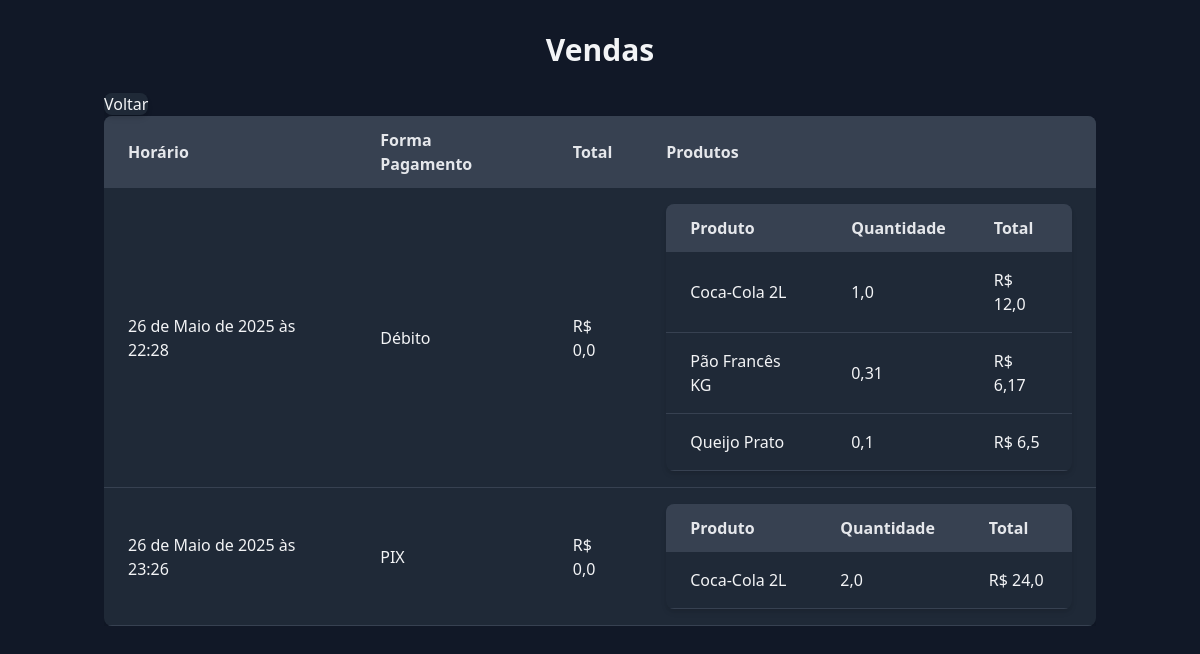
Page /vendas/ on the earlier database version.
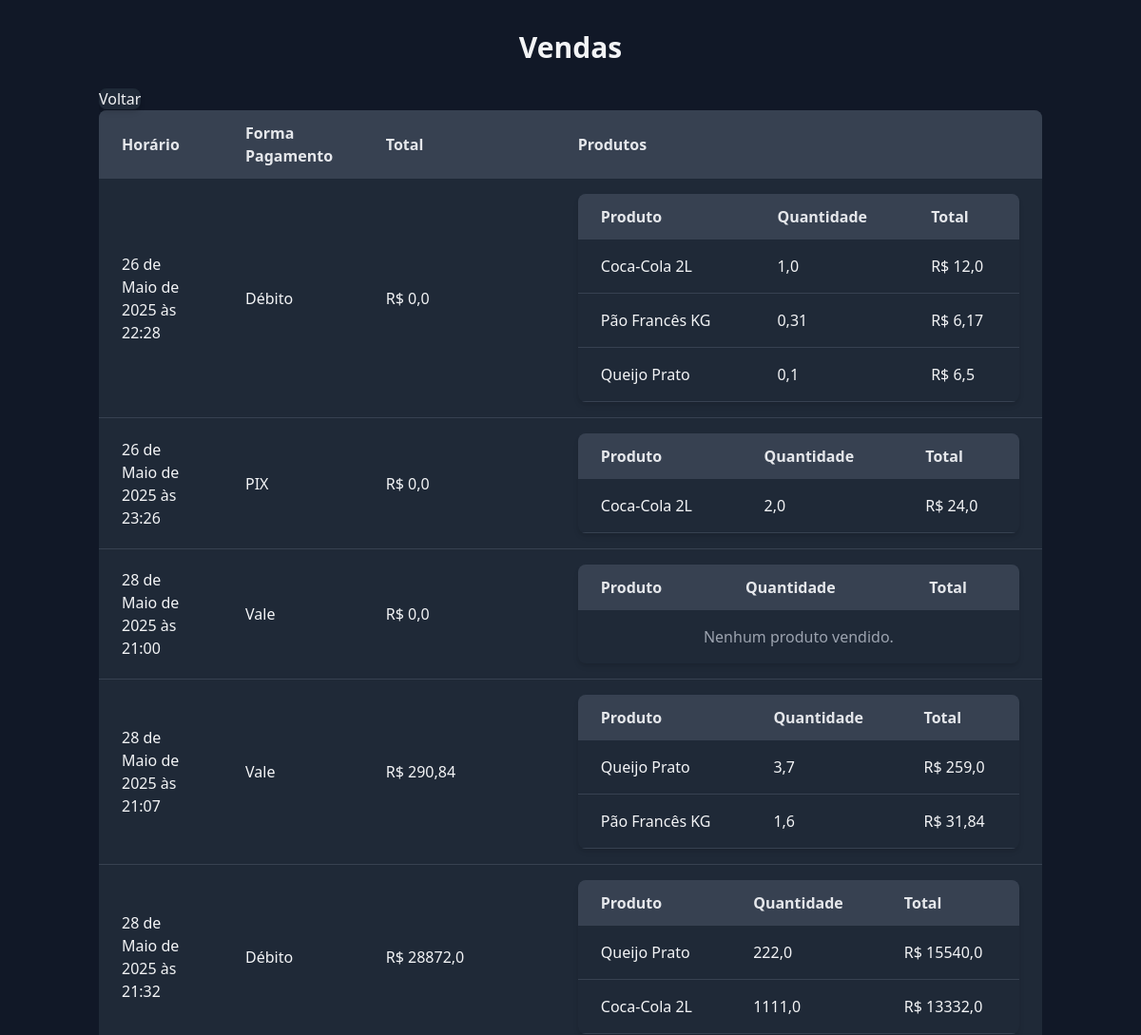
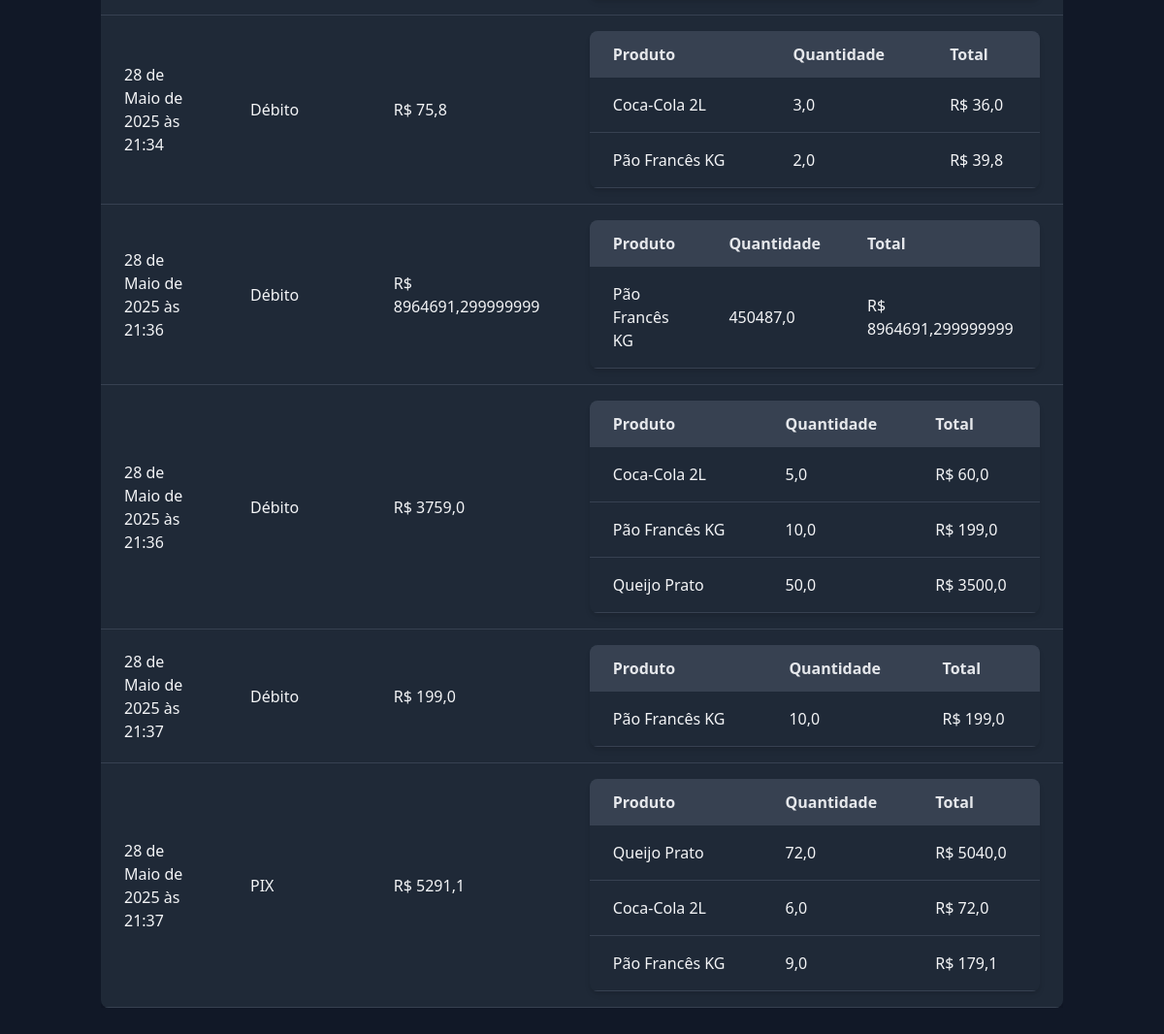
Same page on the later database version (2 pictures, top to bottom).
### app/models.py (models this page shows, shortened)
class Venda(models.Model):
    total = models.FloatField()
    formaDePagamento = models.ForeignKey(FormaDePagamento, on_delete=models.CASCADE)
    horario = models.DateTimeField(auto_created=True, auto_now=True)

class FormaDePagamento(models.Model):
    nome = models.CharField(max_length=30)
    taxa = models.FloatField()
    def __str__(self):
        return self.nome

class ProdutoVendido(models.Model):
    produto = models.ForeignKey(Produto, on_delete=models.CASCADE)
    quantidade = models.FloatField()
    total = models.FloatField()
    venda = models.ForeignKey(Venda, related_name="produtos_vendidos", on_delete=models.CASCADE)

class Produto(models.Model):
    descricao = models.CharField(max_length=100)
    valor = models.FloatField()
    custo = models.FloatField()
    categoria = models.ForeignKey(Categoria, on_delete=models.CASCADE)

### app/views.py (the view)
# urls.py: path('vendas/', vendas_view),
def vendas_view(request):
    vendas = Venda.objects.prefetch_related('produtos_vendidos__produto')
    return render(request, 'vendas.html', {'vendas': vendas})

### app/templates/vendas.html (shortened to what this page needs)
{% extends "base.html" %}
{% block header %}
Vendas
{% endblock %}
{% block conteudo %}
<table class="min-w-full bg-gray-800 shadow-md rounded-lg overflow-hidden">
    <thead class="bg-gray-700 text-gray-200 text-left">
        <tr>
            <th class="py-3 px-6">Horário</th>
            <th class="py-3 px-6">Forma Pagamento</th>
            <th class="py-3 px-6">Total</th>
            <th class="py-3 px-6">Produtos</th>
        </tr>
    </thead>
    <tbody>
        {% for venda in vendas %}
        <tr class="border-b border-gray-700 hover:bg-gray-700">
            <td class="py-4 px-6">{{ venda.horario }}</td>
            <td class="py-4 px-6">{{ venda.formaDePagamento }}</td>
            <td class="py-4 px-6">R$ {{ venda.total }}</td>
            <td class="py-4 px-6">
                <table class="min-w-full bg-gray-800 shadow-md rounded-lg overflow-hidden">
                    <thead class="bg-gray-700 text-gray-200 text-left">
                        <tr>
                            <th class="py-3 px-6">Produto</th>
                            <th class="py-3 px-6">Quantidade</th>
                            <th class="py-3 px-6">Total</th>
                        </tr>
                    </thead>
                    <tbody>
                        {% for pv in venda.produtos_vendidos.all %}
                        <tr class="border-b border-gray-700 hover:bg-gray-700">
                            <td class="py-4 px-6">{{ pv.produto.descricao }}</td>
                            <td class="py-4 px-6">{{ pv.quantidade }}</td>
                            <td class="py-4 px-6">R$ {{ pv.total }}</td>
                        </tr>
                        {% empty %}
                        <tr>
                            <td colspan="4" class="py-4 px-6 text-center text-gray-400">Nenhum produto vendido.</td>
                        </tr>
                        {% endfor %}
                    </tbody>
                </table>
            </td>
        </tr>
        {% empty %}
        <tr>
            <td colspan="4" class="py-4 px-6 text-center text-gray-400">Nenhuma venda cadastrada.</td>
        </tr>
        {% endfor %}
    </tbody>
</table>
{% endblock %}

Differences in the rows shown:
added Venda: horario "28 de Maio de 2025 às 21:00", formaDePagamento "Vale", total "0,0"
added Venda: horario "28 de Maio de 2025 às 21:07", formaDePagamento "Vale", total "290,84"
added ProdutoVendido: produto.descricao "Queijo Prato", quantidade "3,7", total "259,0", shown under "28 de Maio de 2025 às 21:07"
added ProdutoVendido: produto.descricao "Pão Francês KG", quantidade "1,6", total "31,84", shown under "28 de Maio de 2025 às 21:07"
added Venda: horario "28 de Maio de 2025 às 21:32", formaDePagamento "Débito", total "28872,0"
added ProdutoVendido: produto.descricao "Queijo Prato", quantidade "222,0", total "15540,0", shown under "28 de Maio de 2025 às 21:32"
added ProdutoVendido: produto.descricao "Coca-Cola 2L", quantidade "1111,0", total "13332,0", shown under "28 de Maio de 2025 às 21:32"
added Venda: horario "28 de Maio de 2025 às 21:34", formaDePagamento "Débito", total "75,8"
added ProdutoVendido: produto.descricao "Coca-Cola 2L", quantidade "3,0", total "36,0", shown under "28 de Maio de 2025 às 21:34"
added ProdutoVendido: produto.descricao "Pão Francês KG", quantidade "2,0", total "39,8", shown under "28 de Maio de 2025 às 21:34"
added Venda: horario "28 de Maio de 2025 às 21:36", formaDePagamento "Débito", total "8964691,299999999"
added ProdutoVendido: produto.descricao "Pão Francês KG", quantidade "450487,0", total "8964691,299999999", shown under "28 de Maio de 2025 às 21:36"
added Venda: horario "28 de Maio de 2025 às 21:36", formaDePagamento "Débito", total "3759,0"
added ProdutoVendido: produto.descricao "Coca-Cola 2L", quantidade "5,0", total "60,0", shown under "28 de Maio de 2025 às 21:36"
added ProdutoVendido: produto.descricao "Pão Francês KG", quantidade "10,0", total "199,0", shown under "28 de Maio de 2025 às 21:36"
added ProdutoVendido: produto.descricao "Queijo Prato", quantidade "50,0", total "3500,0", shown under "28 de Maio de 2025 às 21:36"
added Venda: horario "28 de Maio de 2025 às 21:37", formaDePagamento "Débito", total "199,0"
added ProdutoVendido: produto.descricao "Pão Francês KG", quantidade "10,0", total "199,0", shown under "28 de Maio de 2025 às 21:37"
added Venda: horario "28 de Maio de 2025 às 21:37", formaDePagamento "PIX", total "5291,1"
added ProdutoVendido: produto.descricao "Queijo Prato", quantidade "72,0", total "5040,0", shown under "28 de Maio de 2025 às 21:37"
added ProdutoVendido: produto.descricao "Coca-Cola 2L", quantidade "6,0", total "72,0", shown under "28 de Maio de 2025 às 21:37"
added ProdutoVendido: produto.descricao "Pão Francês KG", quantidade "9,0", total "179,1", shown under "28 de Maio de 2025 às 21:37"
